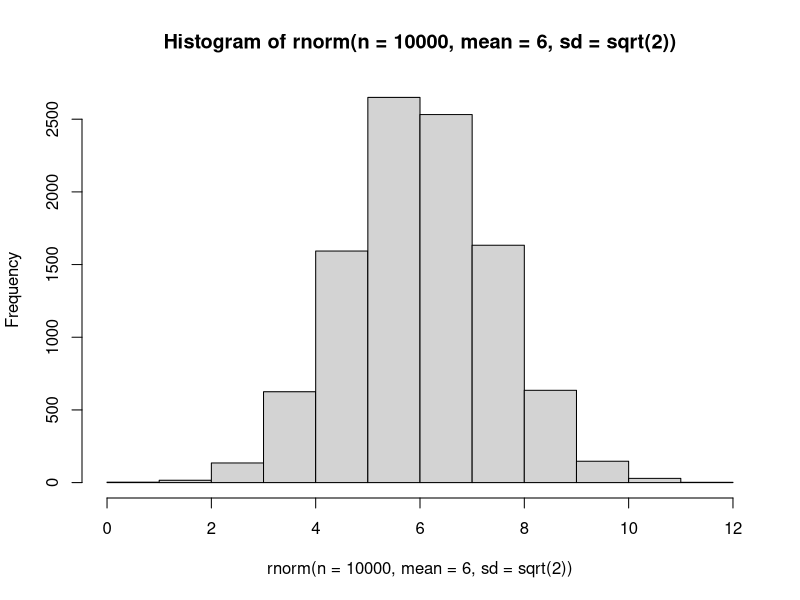

The R script that drew this image:
## ---- chunk 1
#| include: false
library("tidyverse")
## ---- chunk 2
rnorm(n = 10000,
      mean = 6,
      sd = sqrt(2)) |>
  hist()
